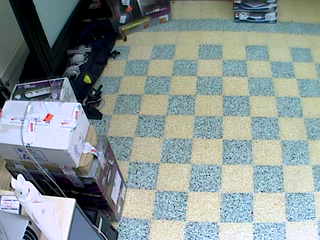
#> input picture frame 39 of MovObjTrack/videos/car-2.avi, 320 x 240 px, given in place of vtest.avi, which was not available
$ python CentroidTracker.py
#> lines starting #> are read from the running program, lines starting #| are printed output that depends on the picture; after the words box and inside, x2 and y2 are one past the last pixel; in counts of white or black regions, pixels touching at a corner belong together; pictures that were not available may be replaced by others from this repository, and a replacement may not be noted
### MovObjTrack/BackgroundSubtractor.py
import argparse
import cv2
import matplotlib.pyplot as plt
import numpy as np
import time

class BackgroundSubtractor:

    def __init__(self, algo, min_area=200):
#> further down, frame is the input picture: shape (240, 320, 3); mean B, G, R 148.9, 149.9, 137.8
        if algo == 'MOG2':
            self.cv_bg_subtractor = cv2.createBackgroundSubtractorMOG2()
            # Disable shadow detection
            self.cv_bg_subtractor.setShadowValue(0)
            # Threshold default=16.0
            #self.cv_bg_subtractor.setVarThreshold(36)
        elif algo == 'MOG':
            self.cv_bg_subtractor = cv2.bgsegm.createBackgroundSubtractorMOG()
        elif algo == 'GMG':
            self.kernel = cv2.getStructuringElement(cv2.MORPH_ELLIPSE,(3,3))
            self.cv_bg_subtractor = cv2.bgsegm.createBackgroundSubtractorGMG()
            #default=120
            self.cv_bg_subtractor.setNumFrames(100)
        else:
            self.cv_bg_subtractor = cv2.createBackgroundSubtractorKNN()
            self.cv_bg_subtractor.setShadowValue(0)
            # Threshold default=400.0
            #self.cv_bg_subtractor.setDist2Threshold(150)

        self.algo = algo
        # Desired width after scaling
        self.desired_width = 640
        # Least number of pixels in a connected region
        self.min_area = min_area

    # [10 lines left out: function resizeFrame, not called in this run]

    # Process background subtraction.
    # return foreground mask, bounding parameters and centroids
    def bgSub(self, frame):
        ## [apply]
        # Update the background model
        fgMask = self.cv_bg_subtractor.apply(frame)
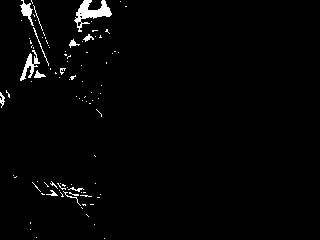
#> fgMask: shape (240, 320); 1.9% white; 96 white regions (83 under 20 px), largest, box (x1, y1, x2, y2) and area: (74, 0, 112, 32) 472, (20, 50, 40, 81) 210, (20, 0, 34, 26) 146
        if self.algo == 'GMG':
            fgMask = cv2.morphologyEx(fgMask, cv2.MORPH_OPEN, self.kernel)
        ## [apply]

        ## [segment_connected_component]
        retval, labels, stats, centroids = cv2.connectedComponentsWithStats(fgMask, connectivity=8)
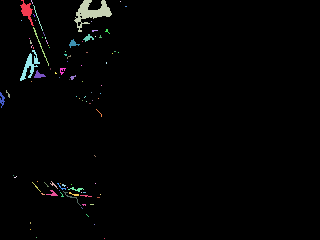
#> labels: shape (240, 320) int32; 97 distinct labels, from 0 to 96; one colour per label, 0 black
#> retval = 97; stats = 97 rows, first 6: [0, 0, 320, 240, 75336], [20, 0, 14, 26, 146], [31, 0, 2, 4, 4], [74, 0, 38, 32, 472], [120, 1, 1, 1, 1], [33, 5, 10, 26, 26]; centroids = 97 pairs, first value 1.68 to 161.4, second value 1 to 238
        filteredStats = []
        filteredCentroids = []
        for i in range(1, retval):
            if stats[i][4] >= self.min_area:
                filteredStats.append(stats[i])
                filteredCentroids.append(centroids[i])
#> after the loop, filteredCentroids = [[90.91, 12.12], [29.42, 65.38]]; filteredStats = [[74, 0, 38, 32, 472], [20, 50, 20, 31, 210]]
        ## [segment_connected_component]

        return fgMask, filteredStats, filteredCentroids

# [106 lines that do not run on import are left out]

### MovObjTrack/CentroidTracker.py
import argparse
from BackgroundSubtractor import *
import cv2
from scipy.spatial import distance as dist
import matplotlib.pyplot as plt
import numpy as np
import time

class CentroidTracker:
    ## [parameters_for_tracker]
    # The next unique ID to be assigned to a new object
    nextObjectID = 0
    # Dictionary - Key: registered object ID; Value: centroid of the object in the current frame
    object2Centroid = {}
    # Dictionary - Key: registered object ID; Value: number of consecutive frame the object has been lost
    object2Lost = {}

    # Maximum number of consecutive frames allowed for a registered object to be lost for
    max_lost = 50
    ## [parameters_for_tracker]

    ## [functions]
    # Register an object to be tracked
    def register(self, centroid):
        self.object2Centroid[self.nextObjectID] = centroid
        self.object2Lost[self.nextObjectID] = 0
        self.nextObjectID += 1

    # Deregister an object being tracked
    def deregister(self, objectID):
        del self.object2Centroid[objectID]
        del self.object2Lost[objectID]

    # Update the tracking status of each object in the current frame
    # Parameter - centroids: centroids of objects detected in the current frame
    def update(self, centroids):
        # If no object is detected in the current frame,
        # mark the objects being tracked as lost
        if len(centroids) == 0:
            for objectID in list(self.object2Lost.keys()):
                self.object2Lost[objectID] += 1
                if self.object2Lost[objectID] > self.max_lost:
                    self.deregister(objectID)

        # If no object is being tracked,
        # register the objects in the current frame as new
        elif len(self.object2Centroid) == 0:
            for centroid in centroids:
                self.register(centroid)

        # If there are objects being tracked,
        # try to match the newly detected objects with them
        else:
            objectIDs = list(self.object2Centroid.keys())
            objectCentroids = list(self.object2Centroid.values())

            # Calculate the distance between each pair of centroids:
            # centroids of objects being tracked and the newly detected objects
            D = dist.cdist(np.array(objectCentroids), np.array(centroids))
            # Find the minimum distance in each row
            # and sort the row indexes and column indexes
            # in ascending order of the distance
            rows = D.min(axis=1).argsort()
            cols = D.argmin(axis=1)[rows]

            # Record the examined rows and columns
            usedRows = set()
            usedCols = set()

            # Pair up the row indexs and column indexes
            # and examine each of the pairs
            for (row, col) in zip(rows, cols):
                # Ignore the examined pair
                if row in usedRows or col in usedCols:
                    continue

                # Update the centroid of the object being tracked
                # and reset its counter for lost frames
                objectID = objectIDs[row]
                self.object2Centroid[objectID] = centroids[col]
                self.object2Lost[objectID] = 0

                # Mark the row index and column index as examined
                usedRows.add(row)
                usedCols.add(col)

            # Compute the row indexes and column indexes not yet examined
            unusedRows = set(range(0, D.shape[0])).difference(usedRows)
            unusedCols = set(range(0, D.shape[1])).difference(usedCols)

            # If the number of objects being tracked (number of rows) is equal to or greater than
            # the number of newly detected objects in the current frame (number of columns),
            # check and find the potentially lost objects
            if D.shape[0] >= D.shape[1]:
                for row in unusedRows:
                    objectID = objectIDs[row]
                    self.object2Lost[objectID] += 1

                    if self.object2Lost[objectID] > self.max_lost:
                        self.deregister(objectID)
            # Otherwise, check and register the new objects
            else:
                for col in unusedCols:
                    self.register(centroids[col])
    ## [functions]

if __name__ == '__main__':
    parser = argparse.ArgumentParser(description='This program shows how to track moving objects in an image sequence \
            with centroid tracking algorithm.')
    parser.add_argument('--input', type=str, help='Path to a video or a sequence of image.', default='videos/vtest.avi')
    parser.add_argument('--algo', type=str, help='Background subtraction method (MOG, MOG2, GMG, KNN).', default='MOG2')
    parser.add_argument('--min_area', type=int, help='Least pixel number of a connected region to be detected.', default=200)
    args = parser.parse_args()

    ## [prepare]
    bgSubtractor = BackgroundSubtractor(args.algo)
    ct = CentroidTracker()

    video = cv2.VideoCapture(cv2.samples.findFileOrKeep(args.input))
    if not video.isOpened:
        print('Unable to open: ' + args.input)
        exit(0)
    ## [prepare]

    #record each running time for each frame
    time_record = []
    time_exceed_count = 0

    #record the whole video processing time
    t_start = time.perf_counter()

    while True:
        ### [timer]
        t0 = time.perf_counter()

        ret, frame = video.read()
        if frame is None:
            break

        ## [resize_frame]
        #frame = bgSubtractor.resizeFrame(frame)
        ## [resize_frame]

        ## [background_subtraction]
        fgMask, stats, centroids = bgSubtractor.bgSub(frame)
#> stats = [[74, 0, 38, 32, 472], [20, 50, 20, 31, 210]]; centroids = [[90.91, 12.12], [29.42, 65.38]]
        ## [background_subtraction]

        ## [update_tracking_status]
        ct.update(centroids)
#> the loop in update, `for centroid in centroids:` made 2 passes
        ## [update_tracking_status]

        ## [display_bounding_box]
        for stat in stats:
            cv2.rectangle(frame, (stat[0], stat[1]),(stat[0]+stat[2], stat[1]+stat[3]), (0,0,255), 2)
#> this loop made 2 passes
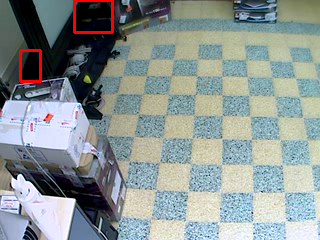
#> frame: shape (240, 320, 3); 0.88% of pixels changed, all inside (x1, y1, x2, y2) = (19, 0, 114, 83)
        for (objectID, centroid) in ct.object2Centroid.items():
            cv2.circle(frame, (int(centroid[0]), int(centroid[1])), 2, (0,0,255), -1)
            cv2.putText(frame, 'ID: ' + str(objectID), (int(centroid[0]) - 10, int(centroid[1]) - 10),
                    cv2.FONT_HERSHEY_SIMPLEX, 0.5, (0,0,255), 2)
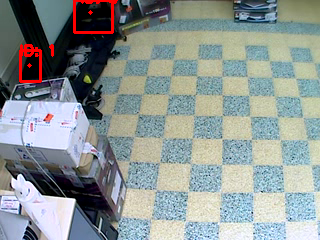
#> frame: shape (240, 320, 3); 0.28% of pixels changed, all inside (x1, y1, x2, y2) = (20, 0, 118, 68)
        ## [display_bounding_box]

        t1 = time.perf_counter()
        t = t1 - t0
        ### [timer]

        ## [display_frame_number]
        cv2.rectangle(frame, (10, 2), (80, 20), (255,255,255), -1)
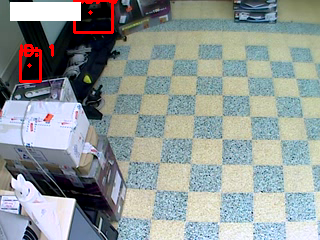
#> frame: shape (240, 320, 3); 1.76% of pixels changed, all inside (x1, y1, x2, y2) = (10, 2, 81, 21)
        cv2.putText(frame, str(video.get(cv2.CAP_PROP_POS_FRAMES)),
                (15, 15), cv2.FONT_HERSHEY_SIMPLEX, 0.5, (0,0,0))
#> frame: shape (240, 320, 3); 0.11% of pixels changed, all inside (x1, y1, x2, y2) = (17, 5, 50, 16)
        ## [display_frame_number]

        ## [show]
        cv2.imshow('Frame', frame)
        cv2.imshow('FG Mask', fgMask)
        ## [show]

        ## [console]
        print('Frame number: ' + str(video.get(cv2.CAP_PROP_POS_FRAMES)))
#| Frame number: 40.0
        print('Blobs count: ' + str(len(stats)))
#| Blobs count: 2
        print('Time cost: ' + str((t1 - t0) * 1000) + ' millis')
        print('----------------------------')
        ## [console]

        time_record.append(t)

        keyboard = cv2.waitKey(0)
#> (key Esc is pressed here)
        if keyboard == 113 or keyboard == 27:
            break

    t_end = time.perf_counter()

    width = video.get(cv2.CAP_PROP_FRAME_WIDTH)
#> width = 320
    height = video.get(cv2.CAP_PROP_FRAME_HEIGHT)
#> height = 240
    fps = video.get(cv2.CAP_PROP_FPS)
#> fps = 25

    max_time = max(time_record)
    avg_time = sum(time_record) / len(time_record)
    for time in time_record:
        if (time * 1000) > (1000.0 / fps):
            time_exceed_count += 1
#> after the loop, time_exceed_count = 1

    print('Resolution: ' + str(int(width)) + ' x ' + str(int(height)))
#| Resolution: 320 x 240
    print('FPS: ' + str(fps) + '\n')
#| FPS: 25.0

    print('time_allowed_per_frame: ' + str(1000.0 / fps) + ' millis')
#| time_allowed_per_frame: 40.0 millis
    print('max_time: ' + str(max_time * 1000) + ' millis')
    print('avg_time: ' + str(avg_time * 1000) + ' millis')
    print('time_exceed_rate: ' + str(time_exceed_count / len(time_record)))
#| time_exceed_rate: 1.0

    plt.hist(np.array(time_record) * 1000, bins=50)
    plt.gca().set(title='Processing time distribution',
            xlabel='Processing time per frame (millis)',
            ylabel='Frequency')
    plt.axvline(x=avg_time*1000, color='lime', linestyle='solid', linewidth=1, label='Mean')
    plt.axvline(x=1000.0/fps, color='r', linestyle='solid', linewidth=1, label='Maximum allowed')
    plt.legend(prop={'size': 10})
    plt.show()
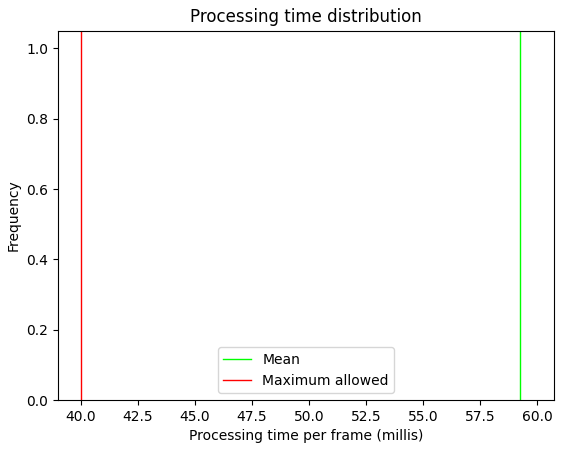
#> figure drawn by matplotlib, 1 panel; tallest bar 1 high, from x = 59.24 to 59.26

$ run again, starting later in the video
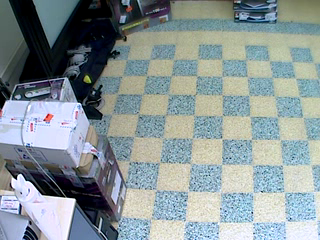
#> input picture frame 175 of MovObjTrack/videos/car-2.avi, 320 x 240 px, given in place of vtest.avi, which was not available
#> frame is the input picture: shape (240, 320, 3); mean B, G, R 152.4, 149.9, 137.4
#> in bgSub, `fgMask = self.cv_bg_subtractor.apply(frame)`:
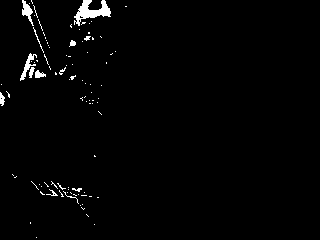
#> fgMask: shape (240, 320); 1.7% white; 95 white regions (82 under 20 px), largest, box (x1, y1, x2, y2) and area: (74, 0, 111, 26) 423, (20, 53, 37, 81) 136, (22, 0, 34, 26) 134
#> labels: shape (240, 320) int32; 96 distinct labels, from 0 to 95
#> in bgSub, `retval, labels, stats, centroids = cv2.connectedComponentsWithStats(fg..`: retval = 96; stats = 96 rows, first 6: [0, 0, 320, 240, 75520], [22, 0, 12, 26, 134], [31, 0, 2, 4, 4], [74, 0, 37, 26, 423], [29, 3, 1, 1, 1], [33, 5, 5, 13, 13]; centroids = 96 pairs, first value 1 to 161.2, second value 1.5 to 237
#> after the loop in bgSub, `for i in range(1, retval):`: filteredCentroids = [[91.09, 11.09]]; filteredStats = [[74, 0, 37, 26, 423]]
#> `fgMask, stats, centroids = bgSubtractor.bgSub(frame)`: centroids = [[91.09, 11.09]]
#> the loop in update, `for centroid in centroids:` made 1 pass
#> the loop `for stat in stats:` made 1 pass
#| Frame number: 176.0
#| Blobs count: 1
#> width = 320
#> height = 240
#> fps = 25
#> after the loop `for time in time_record:`: time_exceed_count = 1
#| Resolution: 320 x 240
#| FPS: 25.0
#| time_allowed_per_frame: 40.0 millis
#| time_exceed_rate: 1.0
#> `plt.show()`:
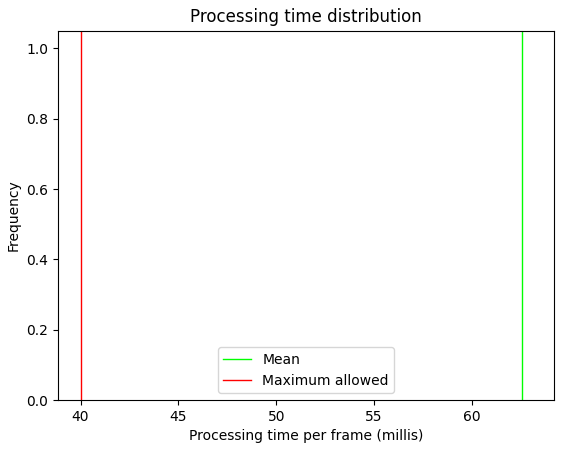
#> figure drawn by matplotlib, 1 panel; tallest bar 1 high, from x = 62.55 to 62.57

$ run again, starting later in the video
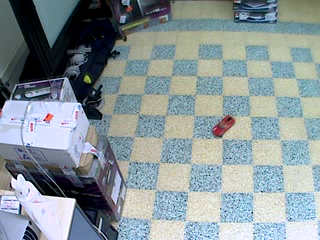
#> input picture frame 312 of MovObjTrack/videos/car-2.avi, 320 x 240 px, given in place of vtest.avi, which was not available
#> frame is the input picture: shape (240, 320, 3); mean B, G, R 153.2, 149.2, 136.8
#> in bgSub, `fgMask = self.cv_bg_subtractor.apply(frame)`:
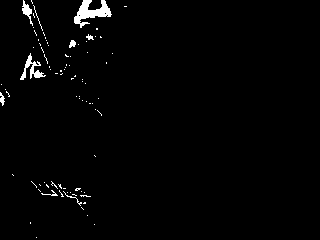
#> fgMask: shape (240, 320); 1.6% white; 85 white regions (76 under 20 px), largest, box (x1, y1, x2, y2) and area: (74, 0, 112, 28) 473, (20, 53, 46, 80) 221, (22, 0, 33, 26) 109
#> labels: shape (240, 320) int32; 86 distinct labels, from 0 to 85
#> in bgSub, `retval, labels, stats, centroids = cv2.connectedComponentsWithStats(fg..`: retval = 86; stats = 86 rows, first 6: [0, 0, 320, 240, 75575], [22, 0, 11, 26, 109], [31, 0, 2, 4, 4], [74, 0, 38, 28, 473], [33, 5, 10, 26, 26], [124, 6, 3, 1, 3]; centroids = 86 pairs, first value 1 to 161.1, second value 1.5 to 237
#> after the loop in bgSub, `for i in range(1, retval):`: filteredCentroids = [[90.81, 11.9], [31.4, 68.84]]; filteredStats = [[74, 0, 38, 28, 473], [20, 53, 26, 27, 221]]
#> `fgMask, stats, centroids = bgSubtractor.bgSub(frame)`: centroids = [[90.81, 11.9], [31.4, 68.84]]
#> the loop in update, `for centroid in centroids:` made 2 passes
#> the loop `for stat in stats:` made 2 passes
#| Frame number: 313.0
#| Blobs count: 2
#> width = 320
#> height = 240
#> fps = 25
#> after the loop `for time in time_record:`: time_exceed_count = 1
#| Resolution: 320 x 240
#| FPS: 25.0
#| time_allowed_per_frame: 40.0 millis
#| time_exceed_rate: 1.0
#> `plt.show()`:
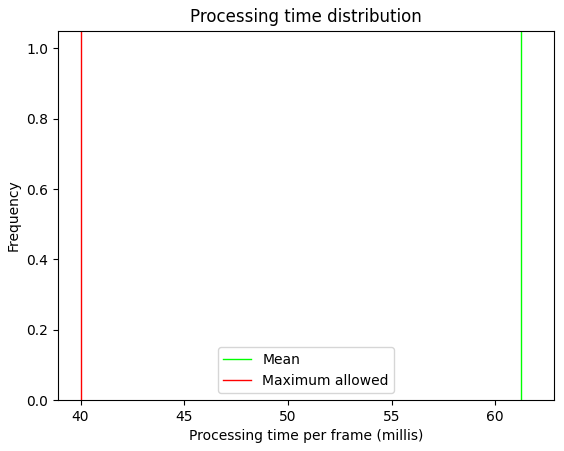
#> figure drawn by matplotlib, 1 panel; tallest bar 1 high, from x = 61.25 to 61.27
